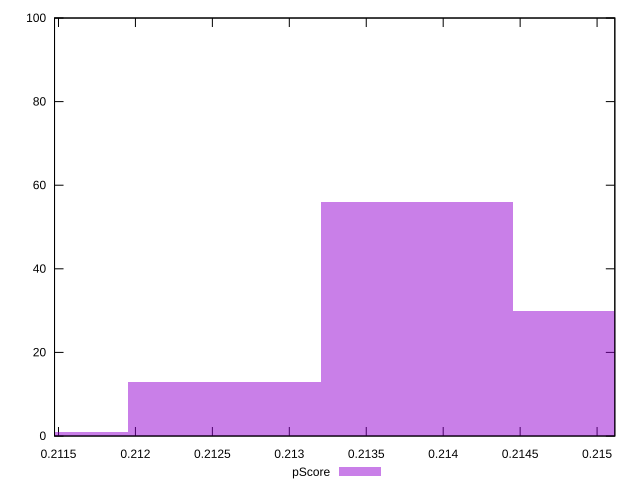

Here is the gnuplot script that generated this plot:
reset

$pScore <<EOF
0.2125783058381091 13
0.21507922708326332 30
0.21382876646068621 56
0.211327845215532 1
EOF

set key outside below
set boxwidth 0.0012504606225771124
set xrange [0.21147431610455303:0.2151152930655354]
set yrange [0:100]
set trange [0:100]
set style fill transparent solid 0.5 noborder
set terminal svg size 640, 490 enhanced background rgb 'white'
set output "reprap/interactive/samples/pages+cached+nointeractive/pScore/histogram.svg"

plot $pScore title "pScore" with boxes

reset
